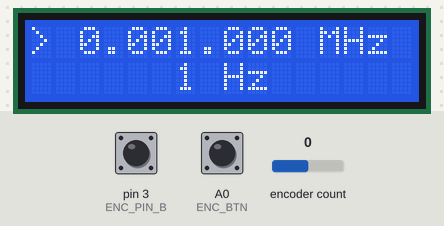
The sketch below on a simulated Arduino Uno, built with avr-gcc and run on an emulated ATmega328P. On the bench: 16×2 character LCD. Inputs (shaded band) come from the test bench; at power-on: A0 (ENC_BTN) HIGH, encoder count 0, pin 3 (ENC_PIN_B) HIGH. EEPROM starts erased.

Above: at 1.3 s.
1.4 s: A0 (ENC_BTN) pulled LOW for 1 s
At 1.53 s:
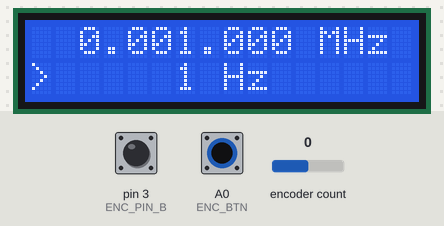
3.9 s: encoder count set to 1
At 4.5 s:
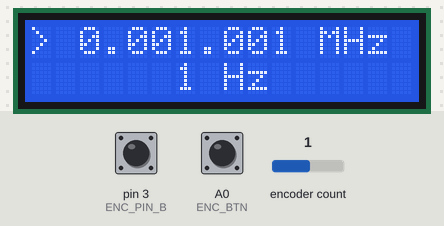
5.4 s: A0 (ENC_BTN) pulled LOW for 0.15 s
At 5.8 s:
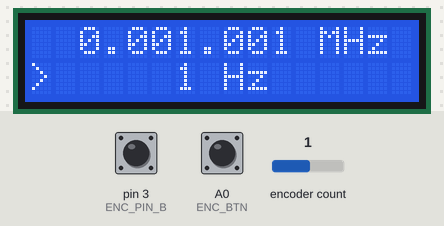
7.0 s: encoder count set to 0
At 7.8 s:
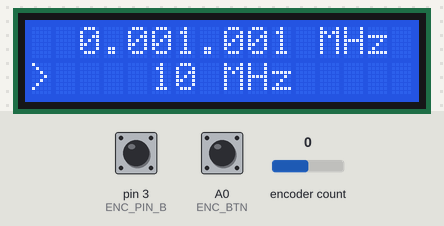
8.5 s: A0 (ENC_BTN) pulled LOW for 0.15 s
At 9.3 s:
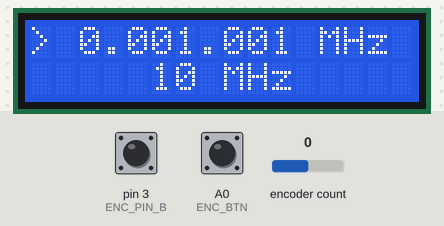
10.1 s: A0 (ENC_BTN) pulled LOW for 3.2 s
At 14.4 s:
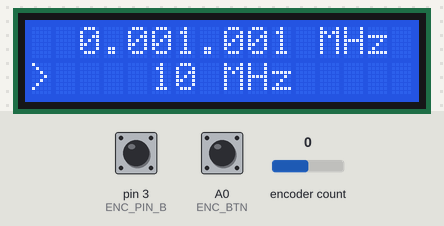
Timing chart, 0 to 15.8 s (numbered marks = the images above; inputs shaded):
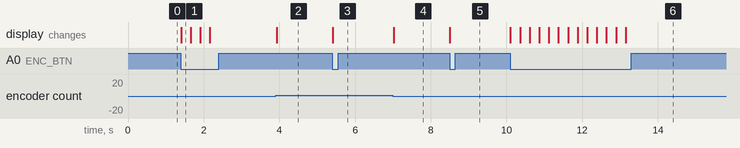

Measured:
- after the input at 1.4 s, the display: changes at once (image 1)
- after the input at 3.9 s, the display: changes at once (image 2)
- after the input at 5.4 s, the display: changes at once (image 3)
- after the input at 7.0 s, the display: changes at once (image 4)
- after the input at 8.5 s, the display: changes at once (image 5)
- after the input at 10.1 s, the display: changes at once (image 6)

The sketch:

SigGen.ino
```cpp
/*
 *  SigGen by Jeremy Madea
 *
 *  Based on code originally written by Richard Visokey AD7C - www.ad7c.com
 *  and Todd Gruener K7KXI
 *
 *  Links for the non-standard libraries used herein:
 *  https://github.com/marcoschwartz/LiquidCrystal_I2C.git
 *  https://github.com/buxtronix/arduino/tree/master/libraries/Rotary
 *
 *
 */

// Include the library code
#include <Wire.h>
#include <LiquidCrystal_I2C.h>
#include <Rotary.h>
#include <EEPROM.h>

#define MAX_FREQ 50000000

// AD9850 Pins
#define AD9850_WCLK 8   // Pin 8  - Word Load Clock  (WCLK)
#define AD9850_FQUD 9   // Pin 9  - Frequency Update (FQUP)
#define AD9850_DATA 10  // Pin 10 - Serial Data Load (DATA/D7)
#define AD9850_RST  11  // Pin 11 - Reset (RST)

// Input Pins
#define ENC_PIN_A 2
#define ENC_PIN_B 3
#define ENC_BTN   A0

// Convenience macros
#define pulse_high(pin) { digitalWrite(pin, HIGH); digitalWrite(pin, LOW); }

// LCD constants

    /*
     * I2C_ADDR -  The address of the PCF8574x-based LCD I2C Backpack.
     *             ** CHECK YOUR MODULE. THEY AREN"T ALL THE SAME. **
     */
#define I2C_ADDR      0x27  // Address for the LCD I2C Backpack. (PCF8574)


// UI Constants
#define UI_CHANGE_FREQUENCY 0
#define UI_CHANGE_INCREMENT 1

#define MEM_STALE 0
#define MEM_FRESH 1
#define MEM_UPDATE_INTERVAL 2000 // milliseconds between writes to eeprom.

// Global objects for rotary encoder and LCD.
Rotary r = Rotary(ENC_PIN_A, ENC_PIN_B); // sets the pins the rotary encoder uses.  Must be interrupt pins.
LiquidCrystal_I2C lcd(I2C_ADDR, 16, 2);

// Variables needed to track the frequency.
int_fast32_t rx=1000;          // Desired output frequency. (i.e. changed by user.)
int_fast32_t rx2=1;            // Current output frequency.

// Vartiables needed to track and display the increment.
int_fast32_t increment = 1000; // starting VFO update increment in Hz.


// Accumulator for the rotary encoder.
int_fast8_t encoder_change = 0;

// Variables needed for LCD display
byte ones, tens, hundreds, thousands, tenthousands, hundredthousands, millions;
String freq;
String inc_display_string;       //  = "10 Hz";
int  inc_display_position; //  = 5;

int_fast32_t ad9850_update_timestamp = 0;

int mem_status = MEM_FRESH;
byte ui_mode   = UI_CHANGE_FREQUENCY;


void setup() {

  // The encoder button shoud connect the ENC_BTN pin to GND when pushed.
  pinMode(ENC_BTN, INPUT);
  digitalWrite(ENC_BTN, HIGH);

  // Set up the interrupt for the rotary encoder.
  PCICR |= (1 << PCIE2);
  PCMSK2 |= (1 << PCINT18) | (1 << PCINT19);
  sei();

  // Initialize the AD9850
  pinMode(AD9850_FQUD, OUTPUT);
  pinMode(AD9850_WCLK, OUTPUT);
  pinMode(AD9850_DATA, OUTPUT);
  pinMode(AD9850_RST,  OUTPUT);

  pulse_high( AD9850_RST );
  pulse_high( AD9850_WCLK );
  pulse_high( AD9850_FQUD );  // this pulse enables serial mode on the AD9850 - Datasheet page 12.

  // Get our saved state.
  // If our saved increment is a power of 10, we assume we saved it. Otherwise,
  // we assume this is a first boot and we use defaults. It's possible we could
  // find a power of ten even though we didn't save it... so in a rare instance
  // we might end up with a random frequency on start-up. I'm okay with this.
  eeprom_load_state();
  if ( ! is_power_of_ten( increment )) {
    rx = 1000;
    increment = 1;
  }

  // Start the AD9850
  ad9850_update_frequency(rx);

  // This is a hack to get the inc_display_string and inc_display_position variables set correctly.
  increase_increment();
  decrease_increment();

  // Initialize the LCD.
  lcd.init();
  lcd.home();
  display_frequency();
  display_increment();
  display_indicator();
  lcd.backlight();

}


void loop() {

  if (encoder_change != 0) {

    if (ui_mode == UI_CHANGE_FREQUENCY) {

      if (encoder_change > 0) {
        do {
          increase_frequency();
          encoder_change--;
        } while (encoder_change > 0);
      } else {
        do {
          decrease_frequency();
          encoder_change++;
        } while (encoder_change < 0);
      }

      // If our frequency really changed, we need to
      // display the new frequency and update the AD9850.
      if (rx != rx2) {
        display_frequency();
        ad9850_update_frequency(rx);
        rx2 = rx;
        mem_status = MEM_STALE;
        display_indicator();
      }

    }
    else if (ui_mode == UI_CHANGE_INCREMENT) {

      if (encoder_change > 0) {
        do {
          increase_increment();
          encoder_change--;
        } while (encoder_change > 0);
      } else {
        do {
          decrease_increment();
          encoder_change++;
        } while (encoder_change < 0);
      }

      display_increment();
      display_indicator();
    }
  }

  // Poll the button. If it is pressed, we need to change modes.
  if (digitalRead(ENC_BTN) == LOW) {
    ui_mode = ui_mode ^ 0x1; // Only two modes (0, 1) for now, so we just toggle.
    display_indicator();
    delay(250);
  };

  // Write the frequency to memory if not stored and 2 seconds have passed since the last frequency change.
   if (mem_status == MEM_STALE) {
    if ( millis() - ad9850_update_timestamp > MEM_UPDATE_INTERVAL )
        eeprom_save_state();
   }
}


// Interrupt handler checks the encoder accumulates the change.
ISR(PCINT2_vect) {
  unsigned char result = r.process();
  if (result == DIR_CW)  encoder_change ++;
  if (result == DIR_CCW) encoder_change --;
}


/*
 *  Functions for communicating with the AD9850
 *
 **/


// Sends a byte, one bit at a time, LSB first to the AD9850 via serial DATA line
void ad9850_send_byte( byte data ) {
  for (int i=0; i<8; i++, data>>=1) {
    digitalWrite(AD9850_DATA, data & 0x01);
    pulse_high(AD9850_WCLK);   //after each bit sent, CLK is pulsed high
  }
}


// Function to show whether we are changing frequency or increment.
inline void display_indicator() {
  lcd.setCursor(0, ui_mode ^ 0x1);
  lcd.print(" ");
  lcd.setCursor(0, ui_mode);
  lcd.print(">");
}


/*
 *  Functions for changing and displaying the frequency
 *
 **/

// frequency calc from datasheet page 8 = <sys clock> * <frequency tuning word>/2^32
void ad9850_update_frequency(double frequency) {

  // The AD9850 has a 125 MHz clock.
  // You can adjust the clock frequency to fine tune the AD9850 output frequency.
  int32_t freq = frequency * 4294967295 / 125000000;

  // Send the bits to the AD9850. It is looking for 40 bits (5 bytes)
  for (int b=0; b<4; b++, freq>>=8) {
    ad9850_send_byte(freq & 0xFF);
  }
  ad9850_send_byte(0x000);   // Final byte is 0.
  pulse_high(AD9850_FQUD);   // Done!
  ad9850_update_timestamp = millis(); // record the time.
}

void increase_frequency() {
  rx += increment;
  if (rx > MAX_FREQ) rx = MAX_FREQ;
}

void decrease_frequency() {
  rx -= increment;
  if (rx < 1) rx = 1;
}

void display_frequency() {
  millions         = int( rx / 1000000 );
  hundredthousands = ( (rx / 100000) % 10);
  tenthousands     = ( (rx / 10000)  % 10);
  thousands        = ( (rx / 1000)   % 10);
  hundreds         = ( (rx / 100)    % 10);
  tens             = ( (rx / 10)     % 10);
  ones             = ( rx            % 10);


  lcd.setCursor(0,0);
  lcd.print("                ");

  if (millions > 9){
    lcd.setCursor(1,0);
  }
  else {
    lcd.setCursor(2,0);
  }
  lcd.print(millions);
  lcd.print(".");
  lcd.print(hundredthousands);
  lcd.print(tenthousands);
  lcd.print(thousands);
  lcd.print(".");
  lcd.print(hundreds);
  lcd.print(tens);
  lcd.print(ones);
  lcd.print(" MHz");
};


/*
 *  Functions for changing and displaying the increment
 *
 **/

void display_increment() {
  lcd.setCursor(0,1);
  lcd.print("                ");
  lcd.setCursor(inc_display_position,1);
  lcd.print(inc_display_string);
}


void increase_increment() {
  if      (increment == 1)       { increment = 10;       inc_display_string=  "10 Hz";  inc_display_position = 5; }
  else if (increment == 10)      { increment = 100;      inc_display_string= "100 Hz";  inc_display_position = 4; }
  else if (increment == 100)     { increment = 1000;     inc_display_string=   "1 kHz"; inc_display_position = 6; }
  else if (increment == 1000)    { increment = 10000;    inc_display_string=  "10 kHz"; inc_display_position = 5; }
  else if (increment == 10000)   { increment = 100000;   inc_display_string= "100 kHz"; inc_display_position = 4; }
  else if (increment == 100000)  { increment = 1000000;  inc_display_string=   "1 Mhz"; inc_display_position = 6; }
  else if (increment == 1000000) { increment = 10000000; inc_display_string=  "10 Mhz"; inc_display_position = 5; }
  else                           { increment = 1;        inc_display_string=   "1 Hz";  inc_display_position = 6; }
};

void decrease_increment() {
  if      (increment == 1)        { increment = 10000000; inc_display_string=  "10 MHz"; inc_display_position = 5; }
  else if (increment == 10)       { increment = 1;        inc_display_string=   "1 Hz";  inc_display_position = 6; }
  else if (increment == 100)      { increment = 10;       inc_display_string=  "10 Hz";  inc_display_position = 5; }
  else if (increment == 1000)     { increment = 100;      inc_display_string= "100 Hz";  inc_display_position = 4; }
  else if (increment == 10000)    { increment = 1000;     inc_display_string=   "1 kHz"; inc_display_position = 6; }
  else if (increment == 100000)   { increment = 10000;    inc_display_string=  "10 kHz"; inc_display_position = 5; }
  else if (increment == 1000000)  { increment = 100000;   inc_display_string= "100 kHz"; inc_display_position = 4; }
  else if (increment == 10000000) { increment = 1000000;  inc_display_string=   "1 MHz"; inc_display_position = 6; }
  else                            { increment = 1;        inc_display_string=   "1 Hz";  inc_display_position = 6; }
};


/*
 *  Functions for saving/loading application state to/from the eeprom.
 *
 **/

void eeprom_save_state() {
    int address = 0;

    EEPROM.put(address, rx);
    address += sizeof( int_fast32_t );
    EEPROM.put(address, increment);
    mem_status = MEM_FRESH;
}

void eeprom_load_state() {
    int address = 0;
    EEPROM.get(address, rx);
    address += sizeof( int_fast32_t );
    EEPROM.get(address, increment);
    mem_status = MEM_FRESH;
}

inline bool is_power_of_ten(int x) {
  while ( (x > 9) && (x % 10 == 0) )
    x /= 10;
  return (x == 1);
}
```
